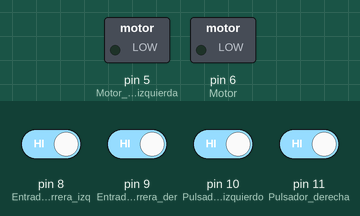
The sketch below on a simulated Arduino Uno, built with avr-gcc and run on an emulated ATmega328P. On the bench: switched loads named in the sketch (green lamp = pin HIGH). Inputs (shaded band) come from the test bench; at power-on: pin 8 (Entrada_final_carrera_izq), pin 9 (Entrada_final_carrera_der), pin 10 (Pulsador_izquierdo), pin 11 (Pulsador_derecha) HIGH.

Above: at 1.2 s.
1.3 s: pin 8 (Entrada_final_carrera_izq) driven LOW and pin 11 (Pulsador_derecha) driven LOW
At 2.3 s:
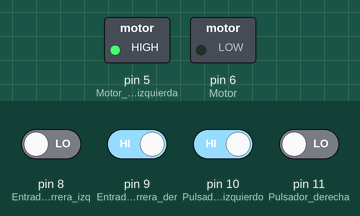
2.8 s: pin 8 (Entrada_final_carrera_izq) driven HIGH
At 3.5 s:
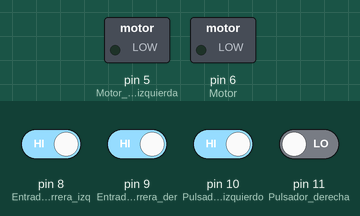
4.3 s: pin 8 (Entrada_final_carrera_izq) driven LOW
At 4.6 s:
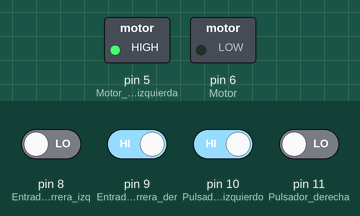
5.8 s: pin 8 (Entrada_final_carrera_izq) driven HIGH and pin 9 (Entrada_final_carrera_der) driven LOW and pin 10 (Pulsador_izquierdo) driven LOW and pin 11 (Pulsador_derecha) driven HIGH
At 6.9 s:
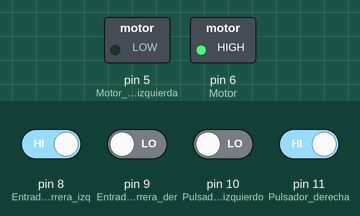
Timing chart, 0 to 8.3 s (numbered marks = the images above; inputs shaded):
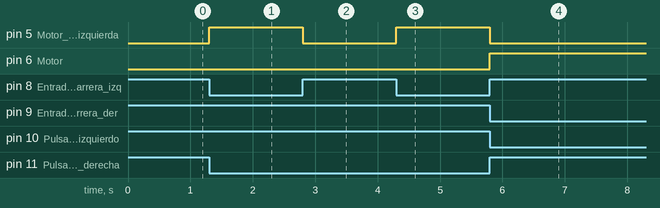

The sketch:

carro.ino
```cpp
//Autor:Dario Jorge Iglesias
boolean FCI,FCD,SWI,SWD,MD,MI;
void setup(){
 pinMode(8,INPUT_PULLUP);//Entrada final carrera izq.
 pinMode(9,INPUT_PULLUP);//Entrada final carrera der.
 pinMode(10,INPUT_PULLUP);//Pulsador izquierdo
 pinMode(11,INPUT_PULLUP);//Pulsador derecha
 pinMode(5,OUTPUT);//Motor hacia izquierda
 pinMode(6,OUTPUT);}//Motor hacia derecha
void loop()
{
 FCI=digitalRead(8);
 FCD=digitalRead(9);
 SWI=digitalRead(10);
 SWD=digitalRead(11);
 MD=!FCD&!SWI&SWD;
 digitalWrite(6,MD);
 MI=!FCI&SWI&!SWD;
 digitalWrite(5,MI);
}
```

Measured:
- after the input at 1.3 s, pin 5 (Motor_hacia_izquierda): LOW → HIGH at once
- after the input at 2.8 s, pin 5 (Motor_hacia_izquierda): HIGH → LOW at once
- after the input at 4.3 s, pin 5 (Motor_hacia_izquierda): LOW → HIGH at once
- after the input at 5.8 s, pin 5 (Motor_hacia_izquierda): HIGH → LOW at once; pin 6 (Motor): LOW → HIGH at once
